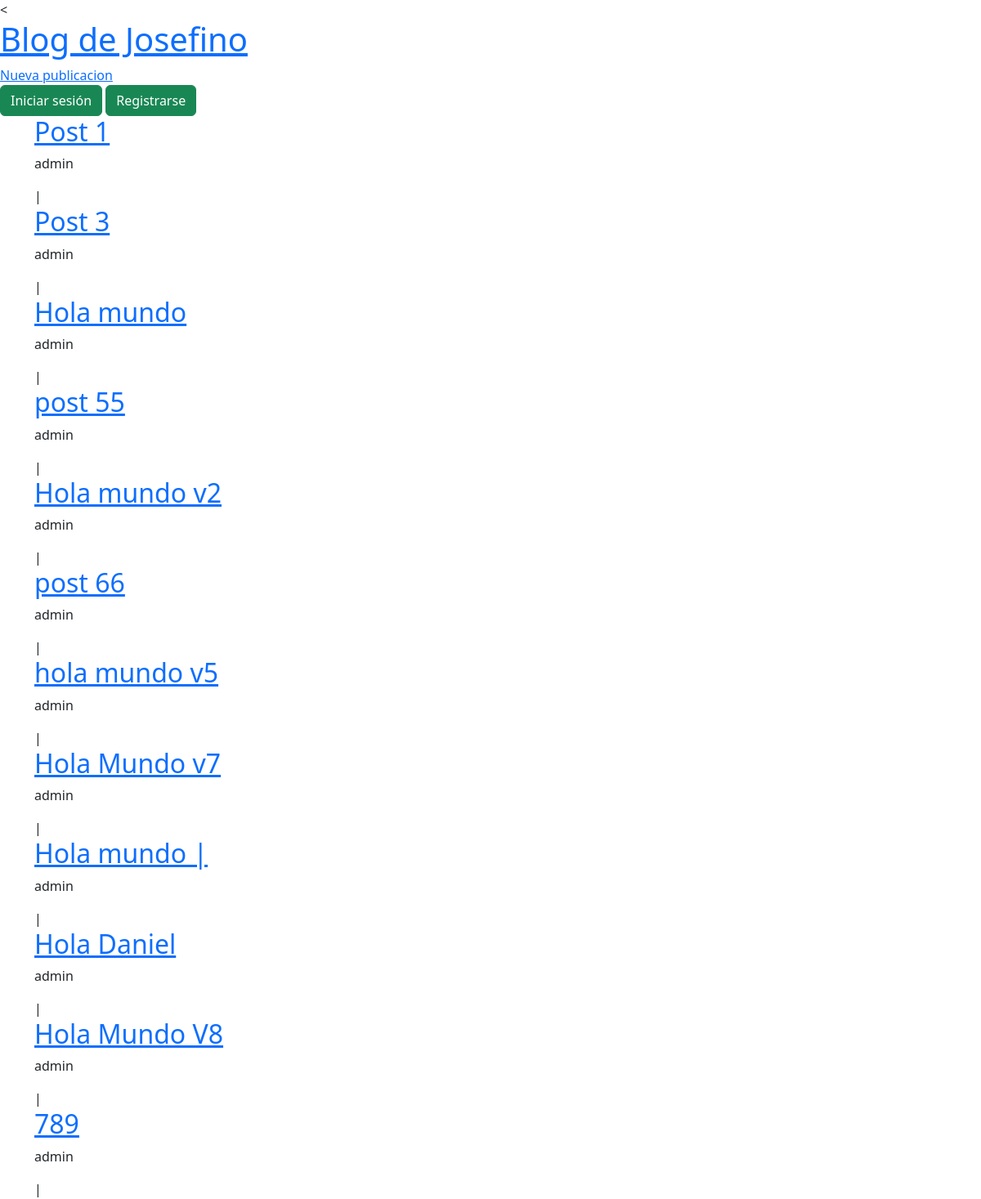
The page / on the database its author committed.
### blog/models.py (models this page shows, shortened)
class Publication(models.Model):
    title = models.CharField(max_length=100)
    body = models.TextField()
    author = models.ForeignKey(
        'auth.User',
        on_delete=models.CASCADE,
    )
    date = models.DateTimeField(auto_now_add=True)
    updated = models.DateTimeField(auto_now=True)

### blog/views.py (the view)
# urls.py: path('', PublicationListView.as_view(), name='publications-list'),
class PublicationListView(ListView):
    model = Publication
    template_name = 'publications-list.html'

### templates/publications-list.html
{% extends "_base.html" %}
{% block content %}
    {% for post in publication_list %}
        <a href="{% url 'publication-detail' post.pk %}"><h2>{{ post.title }}</h2></a>
        <p>{{ post.author }}</p>|
        {% endfor %}
    {% endblock content %}

### rows shown on the page
Publication: title "Post 1", author "admin"
Publication: title "Post 3", author "admin"
Publication: title "Hola mundo", author "admin"
Publication: title "post 55", author "admin"
Publication: title "Hola mundo v2", author "admin"
Publication: title "post 66", author "admin"
Publication: title "hola mundo v5", author "admin"
Publication: title "Hola Mundo v7", author "admin"
Publication: title "Hola mundo |", author "admin"
Publication: title "Hola Daniel", author "admin"
Publication: title "Hola Mundo V8", author "admin"
Publication: title "789", author "admin"
